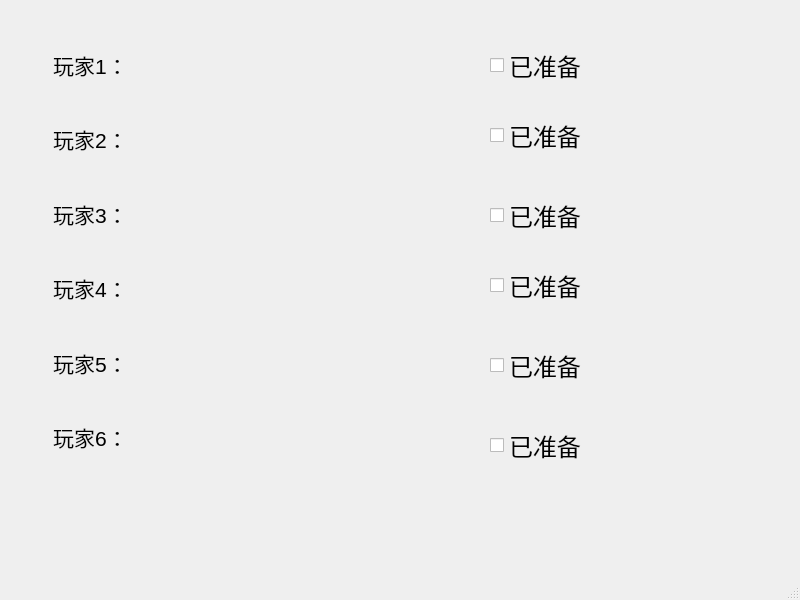
<?xml version="1.0" encoding="UTF-8"?>
<ui version="4.0">
 <class>c_room</class>
 <widget class="QMainWindow" name="c_room">
  <property name="geometry">
   <rect>
    <x>0</x>
    <y>0</y>
    <width>800</width>
    <height>600</height>
   </rect>
  </property>
  <property name="windowTitle">
   <string>MainWindow</string>
  </property>
  <widget class="QWidget" name="centralwidget">
   <widget class="QCheckBox" name="checkBox_1">
    <property name="geometry">
     <rect>
      <x>490</x>
      <y>30</y>
      <width>151</width>
      <height>71</height>
     </rect>
    </property>
    <property name="font">
     <font>
      <pointsize>18</pointsize>
     </font>
    </property>
    <property name="text">
     <string>已准备</string>
    </property>
   </widget>
   <widget class="QCheckBox" name="checkBox_2">
    <property name="geometry">
     <rect>
      <x>490</x>
      <y>100</y>
      <width>151</width>
      <height>71</height>
     </rect>
    </property>
    <property name="font">
     <font>
      <pointsize>18</pointsize>
     </font>
    </property>
    <property name="text">
     <string>已准备</string>
    </property>
   </widget>
   <widget class="QCheckBox" name="checkBox_3">
    <property name="geometry">
     <rect>
      <x>490</x>
      <y>180</y>
      <width>151</width>
      <height>71</height>
     </rect>
    </property>
    <property name="font">
     <font>
      <pointsize>18</pointsize>
     </font>
    </property>
    <property name="text">
     <string>已准备</string>
    </property>
   </widget>
   <widget class="QCheckBox" name="checkBox_4">
    <property name="geometry">
     <rect>
      <x>490</x>
      <y>250</y>
      <width>151</width>
      <height>71</height>
     </rect>
    </property>
    <property name="font">
     <font>
      <pointsize>18</pointsize>
     </font>
    </property>
    <property name="text">
     <string>已准备</string>
    </property>
   </widget>
   <widget class="QCheckBox" name="checkBox_5">
    <property name="geometry">
     <rect>
      <x>490</x>
      <y>330</y>
      <width>151</width>
      <height>71</height>
     </rect>
    </property>
    <property name="font">
     <font>
      <pointsize>18</pointsize>
     </font>
    </property>
    <property name="text">
     <string>已准备</string>
    </property>
   </widget>
   <widget class="QCheckBox" name="checkBox_6">
    <property name="geometry">
     <rect>
      <x>490</x>
      <y>410</y>
      <width>151</width>
      <height>71</height>
     </rect>
    </property>
    <property name="font">
     <font>
      <pointsize>18</pointsize>
     </font>
    </property>
    <property name="text">
     <string>已准备</string>
    </property>
   </widget>
   <widget class="QWidget" name="">
    <property name="geometry">
     <rect>
      <x>30</x>
      <y>30</y>
      <width>121</width>
      <height>441</height>
     </rect>
    </property>
    <layout class="QVBoxLayout" name="verticalLayout">
     <item>
      <widget class="QLabel" name="player_1">
       <property name="font">
        <font>
         <pointsize>16</pointsize>
        </font>
       </property>
       <property name="text">
        <string>玩家1：</string>
       </property>
       <property name="alignment">
        <set>Qt::AlignCenter</set>
       </property>
      </widget>
     </item>
     <item>
      <widget class="QLabel" name="player_2">
       <property name="font">
        <font>
         <pointsize>16</pointsize>
        </font>
       </property>
       <property name="text">
        <string>玩家2：</string>
       </property>
       <property name="alignment">
        <set>Qt::AlignCenter</set>
       </property>
      </widget>
     </item>
     <item>
      <widget class="QLabel" name="player_3">
       <property name="font">
        <font>
         <pointsize>16</pointsize>
        </font>
       </property>
       <property name="text">
        <string>玩家3：</string>
       </property>
       <property name="alignment">
        <set>Qt::AlignCenter</set>
       </property>
      </widget>
     </item>
     <item>
      <widget class="QLabel" name="player_6">
       <property name="font">
        <font>
         <pointsize>16</pointsize>
        </font>
       </property>
       <property name="text">
        <string>玩家4：</string>
       </property>
       <property name="alignment">
        <set>Qt::AlignCenter</set>
       </property>
      </widget>
     </item>
     <item>
      <widget class="QLabel" name="player_5">
       <property name="font">
        <font>
         <pointsize>16</pointsize>
        </font>
       </property>
       <property name="text">
        <string>玩家5：</string>
       </property>
       <property name="alignment">
        <set>Qt::AlignCenter</set>
       </property>
      </widget>
     </item>
     <item>
      <widget class="QLabel" name="player_4">
       <property name="font">
        <font>
         <pointsize>16</pointsize>
        </font>
       </property>
       <property name="text">
        <string>玩家6：</string>
       </property>
       <property name="alignment">
        <set>Qt::AlignCenter</set>
       </property>
      </widget>
     </item>
    </layout>
   </widget>
   <widget class="QWidget" name="">
    <property name="geometry">
     <rect>
      <x>190</x>
      <y>30</y>
      <width>261</width>
      <height>441</height>
     </rect>
    </property>
    <layout class="QVBoxLayout" name="verticalLayout_2">
     <item>
      <widget class="QLabel" name="name_1">
       <property name="font">
        <font>
         <pointsize>16</pointsize>
        </font>
       </property>
       <property name="text">
        <string/>
       </property>
       <property name="alignment">
        <set>Qt::AlignCenter</set>
       </property>
      </widget>
     </item>
     <item>
      <widget class="QLabel" name="name_2">
       <property name="font">
        <font>
         <pointsize>16</pointsize>
        </font>
       </property>
       <property name="text">
        <string/>
       </property>
       <property name="alignment">
        <set>Qt::AlignCenter</set>
       </property>
      </widget>
     </item>
     <item>
      <widget class="QLabel" name="name_3">
       <property name="font">
        <font>
         <pointsize>16</pointsize>
        </font>
       </property>
       <property name="text">
        <string/>
       </property>
       <property name="alignment">
        <set>Qt::AlignCenter</set>
       </property>
      </widget>
     </item>
     <item>
      <widget class="QLabel" name="name_4">
       <property name="font">
        <font>
         <pointsize>16</pointsize>
        </font>
       </property>
       <property name="text">
        <string/>
       </property>
       <property name="alignment">
        <set>Qt::AlignCenter</set>
       </property>
      </widget>
     </item>
     <item>
      <widget class="QLabel" name="name_5">
       <property name="font">
        <font>
         <pointsize>16</pointsize>
        </font>
       </property>
       <property name="text">
        <string/>
       </property>
       <property name="alignment">
        <set>Qt::AlignCenter</set>
       </property>
      </widget>
     </item>
     <item>
      <widget class="QLabel" name="name_6">
       <property name="font">
        <font>
         <pointsize>16</pointsize>
        </font>
       </property>
       <property name="text">
        <string/>
       </property>
       <property name="alignment">
        <set>Qt::AlignCenter</set>
       </property>
      </widget>
     </item>
    </layout>
   </widget>
  </widget>
  <widget class="QMenuBar" name="menubar">
   <property name="geometry">
    <rect>
     <x>0</x>
     <y>0</y>
     <width>800</width>
     <height>19</height>
    </rect>
   </property>
  </widget>
  <widget class="QStatusBar" name="statusbar"/>
 </widget>
 <resources/>
 <connections/>
</ui>
